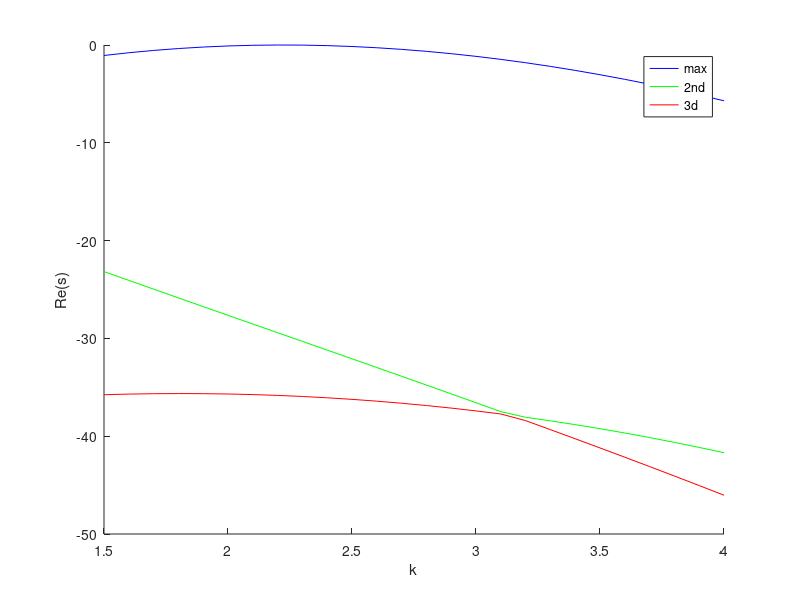

Recreate this plot in MATLAB.
% Solving the Eigenvalue problem for the Rayleigh-Benard instability
Pr=1;

N=90; %number interior points
dz=1/(N+1);
z=[dz:dz:N*dz]; % z-coordinate

% assembling matrices:
I=eye(N);
Z=zeros(N);
D2=-2*eye(N);
for ii=1:N-1
 D2(ii,ii+1) = 1;
 D2(ii+1,ii) = 1;
end
D2=D2/dz^2;
D4=6*eye(N);
for ii=1:N-1
 D4(ii,ii+1) = -4;
 D4(ii+1,ii) = -4;
 if ( ii <= N-2)
  D4(ii,ii+2) = 1;
  D4(ii+2,ii) = 1;
 end
end

% no-slip BC + continuity:
%D4(1,1)=7;
%D4(N,N)=7;

% stress free BC + continuity:
D4(1,1)=5;
D4(N,N)=5;

D4=D4/dz^4;

%% Eigenvalue problem:  s M phi = L phi

%    [ D^2-k^2 I ; Z ] [uz']   [Pr(D^2-k^2 I)^2 ; -Pr k^2 I ] [uz']
%  s |               | |   | = |                            | |   |
%    [    Z      ; I ] [th']   [      Ra I      ; D^2-k^2 I ] [th']

Ra = 1500; % initial value Rayleigh number
for it=1:6
 % secant method
 if (it == 2)
  Ra = 1800; % second initial value Taylor number
 elseif (it > 2)
  Ra += -maxk(it-1) * (TT(it-1) - TT(it-2)) /(maxk(it-1) - maxk(it-2));
 end;

  kk=[1.5:0.1:4]; % all k-values
  for ik=1:length(kk)
    k=kk(ik);
    M=[[D2-k^2*I Z];[Z I ]];
    L=[[Pr*(D4-2*k^2*D2+k^4*I) -Pr*k^2*I];[Ra*I D2-k^2*I]];
    eiv=eig(L,M);
    sorted = unique(real(eiv));
    tx(ik)  = sorted( length(sorted) ); % max eigenvalue
    tx2(ik) = sorted( length(sorted)-1 );
    tx3(ik) = sorted( length(sorted)-2 );

%    hold all;
%    plot(real(eiv),imag(eiv),'ro');

    [ev,D]=eig(L,M); % getting the eigenvectors ev and eigenvalued diagonal matrix D

    % finding eigenvector to max (most unstable) eigenvalue:
    imax=-1;
    for iv=1:2*N
     if (real(D(iv,iv)) == tx(ik))
      imax = iv;
     elseif (real(D(iv,iv)) > tx(ik))
      imax = -13
      quit;
     end;
    end;

    % getting normalized eigenvectors for uz and theta:
    uz=ev(1:N,imax);
    uz = uz / max(abs(uz));
    theta=ev(N+1:2*N,imax);
    theta = theta / max(abs(theta));
 end;
 TT(it) = Ra;
 maxk(it) = max(tx);

 if (abs(maxk(it)) < 0.01)
  display('Found critical Rayleigh number:');
  Ra
  hold all;
  plot(kk,tx,"b");plot(kk,tx2,"g");plot(kk,tx3,"r");legend("max","2nd","3d");
  xlabel('k');ylabel('Re(s)');
  % plotting eigenvectors:
%  figure(1)
%  hold all;
%  plot(z,theta,'g');
%  plot(z,uz,'r');
%  xlabel("z");
%  ylabel("Eigenvectors of largest eigenvalue");
%  legend("theta","uz");
%plot(z,sin(z*pi),'ro')
  break;
 end
end;
%plot(TT, maxk);
%xlabel("Rayleigh number");
%ylabel("max_k(Re(eigenvalues))");
